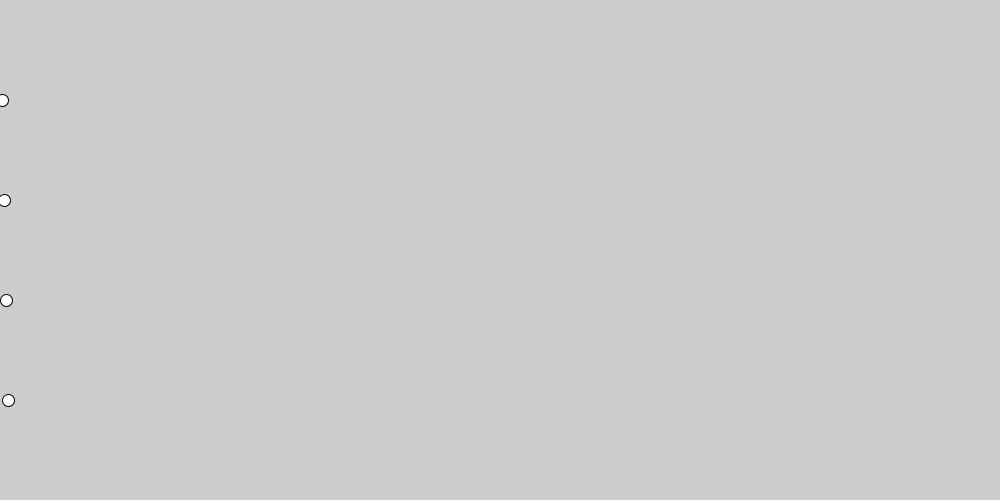
Frame 1 (no input)
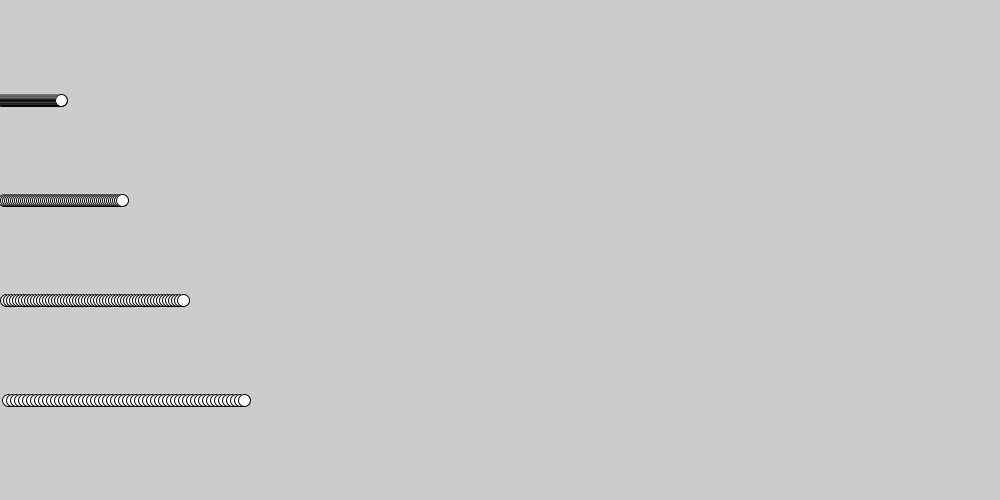
Frame 60 (the mouse pressed at the canvas centre just before this capture)
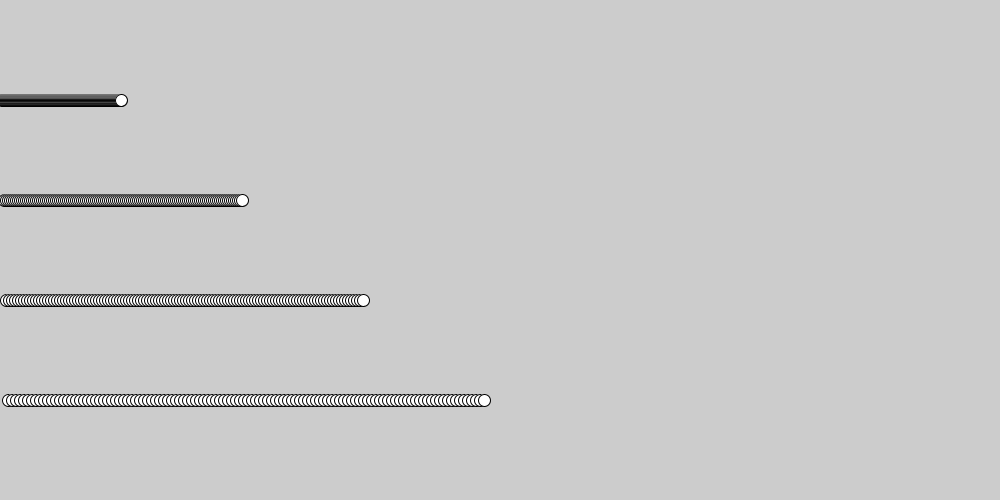
Frame 120 (the mouse held since frame 60 and released just before this capture)

The Processing sketch that drew these frames (run headless with seeded random() and noise(); from frame 60 on, the mouse is pressed at the canvas centre):

// Processing sketch: OopsApproach
// ── OopsApproach.pde
import processing.core.PApplet;

public class OopsApproach extends PApplet {

    public static void main(String[] args) {
        PApplet.main("Main", args);
    }

    public static final int HEIGHT = 500;
    public static final int WIDTH = 1000;
    public static final int DIAMETER = 12;
    private Circle[] allCircles;


    @Override
    public void settings() {
        size(WIDTH, HEIGHT);
    }

    @Override
    public void setup() {
        allCircles = new Circle[]{
                new Circle(1, HEIGHT / 5f, 1),
                new Circle(2, (HEIGHT / 5f) * 2, 2),
                new Circle(3, (HEIGHT / 5f) * 3, 3),
                new Circle(4, (HEIGHT / 5f) * 4, 4)
        };
    }

    @Override
    public void draw() {
        for (Circle circle : allCircles) {
            circle.move();
            circle.display(this);
        }
    }

    class Circle {
        private float x;
        private float y;
        private float speed;

        public Circle(float initialX, float initialY, float speed) {
            this.x = initialX;
            this.y = initialY;
            this.speed = speed;
        }

        public void move() {
            x += speed;
        }

        public void display(PApplet applet) {
            applet.ellipse(x, y, DIAMETER, DIAMETER);
        }
    }
}
